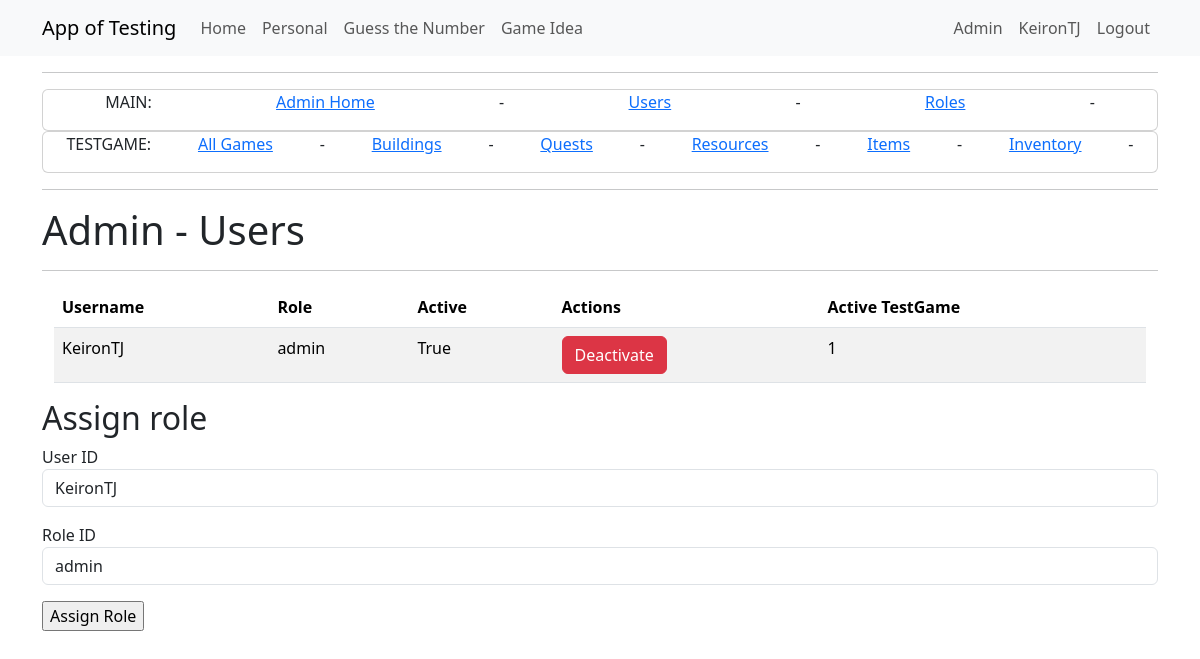
Page /admin_users (signed in) on the committed database.
### app/models.py (models this page shows, shortened)
class User(UserMixin, db.Model):
    id = db.Column(Integer, primary_key=True)
    username = db.Column(String(64), index=True, unique=True)
    firstname = db.Column(String(64), nullable=True)
    surname = db.Column(String(64), nullable=True)
    dob = db.Column(DateTime, nullable=True)
    firstlineaddress = db.Column(String(64), nullable=True)
    city = db.Column(String(64), nullable=True)
    postcode = db.Column(String(64), nullable=True)
    email = db.Column(String(120), index=True, unique=True)
    password_hash = db.Column(String(256))
    active = db.Column(db.Boolean(), default=True)
    activetestgame = db.Column(db.Integer, nullable=True)
    test_game = so.relationship("TestGame", back_populates="user", cascade="all, delete-orphan")
    role=so.relationship("Role", secondary="user_roles")
    def is_admin(self):
        return 'admin' in [role.name for role in self.role]

class Role(db.Model):
    __tablename__ = 'roles'
    id = db.Column(db.Integer(), primary_key=True)
    name = db.Column(db.String(50), unique=True)

### app/admin/routes.py (the view, shortened to what this page needs)
@bp.route('/admin_users', methods=['GET', 'POST'])
@login_required
@admin_required
def admin_users():
    user_roles = db.session.query(UserRoles).all()
    users = db.session.query(User).all()
    roles= db.session.query(Role).all()
    assign_role_form = AssignRoleForm()
    return render_template("admin/admin_users.html",
                           title='Admin Users',
                           users=users,
                           assign_role_form=assign_role_form,
                           roles=roles,
                           user_roles=user_roles)

### app/admin/forms.py
class AssignRoleForm(FlaskForm):
    user_id = SelectField('User ID', coerce=int)
    role_id = SelectField('Role ID', coerce=int)
    submit = SubmitField('Assign Role')
    def __init__(self, *args, **kwargs):
        super(AssignRoleForm, self).__init__(*args, **kwargs)
        self.user_id.choices = [(user.id, user.username) for user in User.query.all()]  # Assuming User model has id and name fields
        self.role_id.choices = [(role.id, role.name) for role in Role.query.all()]  # Assuming Role model has id and name fields

### app/models.py (called while the page is built)
@login.user_loader
def load_user(id):
    return db.session.get(User, int(id))

### app/templates/admin/admin_users.html (shortened to what this page needs)
{% extends "admin/admin_base.html" %}
{% block content2 %}
<div class="Jumbotron">
    <h1>Admin - Users</h1>
</div>
<hr>
<div class="container">
    <div class="row">
        <div class="col-md-12">
            <table class="table table-striped">
                <thead>
                    <tr>
                        <th>Username</th>
                        <th>Role</th>
                        <th>Active</th>
                        <th>Actions</th>
                        <th>Active TestGame</th>
                    </tr>
                </thead>
                <tbody>
                    {% for user in users %}
                    <tr>
                        <td>{{ user.username }}</td>
                        <td>
                            {% for role in user.role %}
                            {{ role.name }} <br>
                            {% else %}
                            No Roles Assigned
                            {% endfor %}
                        </td>
                        <td>{{ user.active }}</td>
                        <td>
                            {% if user.active %}
                            <a href="{{ url_for('admin.deactivate_user', user_id=user.id) }}" class="btn btn-danger">Deactivate</a>
                            {% else %}
                            <a href="{{ url_for('admin.activate_user', user_id=user.id) }}" class="btn btn-success">Activate</a>
                            {% endif %}
                        </td>
                        <td>{{ user.activetestgame }}</td>
                    </tr>
                    {% endfor %}
                </tbody>
            </table>
        </div>
    </div>
</div>
<h2>Assign role</h2>
<form action="" method="post" novalidate>
    <p>
        {{ assign_role_form.user_id.label }}<br>
        {{ assign_role_form.user_id(class="form-control") }}
    </p>
    <p>
        {{ assign_role_form.role_id.label }}<br>
        {{ assign_role_form.role_id(class="form-control") }}
    </p>
    <p>{{ assign_role_form.submit() }}</p>
</form>
{% endblock %}

### app/templates/base.html (shortened to what this page needs)
<!doctype html>
<html lang="en">
<head>
    <link href="https://cdn.jsdelivr.net/npm/bootstrap@5.3.2/dist/css/bootstrap.min.css"
          rel="stylesheet"
>
    <link rel="stylesheet" href="{{ url_for('static', filename='style.css') }}">
</head>
<body>
    <nav class="navbar navbar-expand-lg bg-body-tertiary">
        <div class="container">
            <a class="navbar-brand" href="{{ url_for('main.index') }}">App of Testing</a>
            <div class="collapse navbar-collapse" id="navbarSupportedContent">
                <ul class="navbar-nav me-auto mb-2 mb-lg-0">
                    <li class="nav-item">
                        <a class="nav-link" aria-current="page" href="{{ url_for('main.index') }}">Home</a>
                    </li>
                    <li class="nav-item">
                        <a class="nav-link" aria-current="page" href="{{ url_for('financeapp.pfhome') }}">Personal</a>
                    </li>
                    <li class="nav-item">
                        <a class="nav-link" aria-current="page" href="{{ url_for('gtn.guessthenumberhome') }}">Guess the Number</a>
                    </li>
                    {% if not current_user.is_authenticated or current_user.activetestgame == None    %}
                    <li class="nav-item">
                        <a class="nav-link" aria-current="page" href="{{ url_for('testgame.tg_startmenu') }}">Game Idea</a>
                    </li>
                    {% else %}
                    <li class="nav-item">
                        <a class="nav-link" aria-current="page" href="{{ url_for('testgame.tg_play', game_id=current_user.activetestgame) }}">Game Idea</a>
                    </li>
                    {% endif %}
                </ul>
                <ul class="navbar-nav mb-2 mb-lg-0">
                    {% if current_user.is_anonymous %}
                    <li class="nav-item">
                        <a class="nav-link" aria-current="page" href="{{ url_for('auth.login') }}">Login</a>
                    </li>
                    {% else %}
                    {% if current_user.is_admin() %}
                    <li class="nav-item">
                        <a class="nav-link" aria-current="page" href="{{ url_for('admin.admin_home') }}">Admin</a>
                    </li>
                    {% endif %}
                    <li class="nav-item">
                        <a class="nav-link" aria-current="page" href="{{ url_for('main.view_profile', user_id=current_user.id) }}">{{ current_user.username }}</a>
                    </li>
                    <li class="nav-item">
                        <a class="nav-link" aria-current="page" href="{{ url_for('auth.logout') }}">Logout</a>
                    </li>
                    {% endif %}
                </ul>
            </div>
        </div>
    </nav>
    <div class="container mt-3">
        {% block content %}{% endblock %}
    </div>
</body>
</html>

### rows in the picture
User: username "KeironTJ", active "True", activetestgame "1"
Role: name "admin"

### other values in the picture
{{ assign_role_form.user_id.label }} "User ID"
{{ assign_role_form.role_id.label }} "Role ID"
